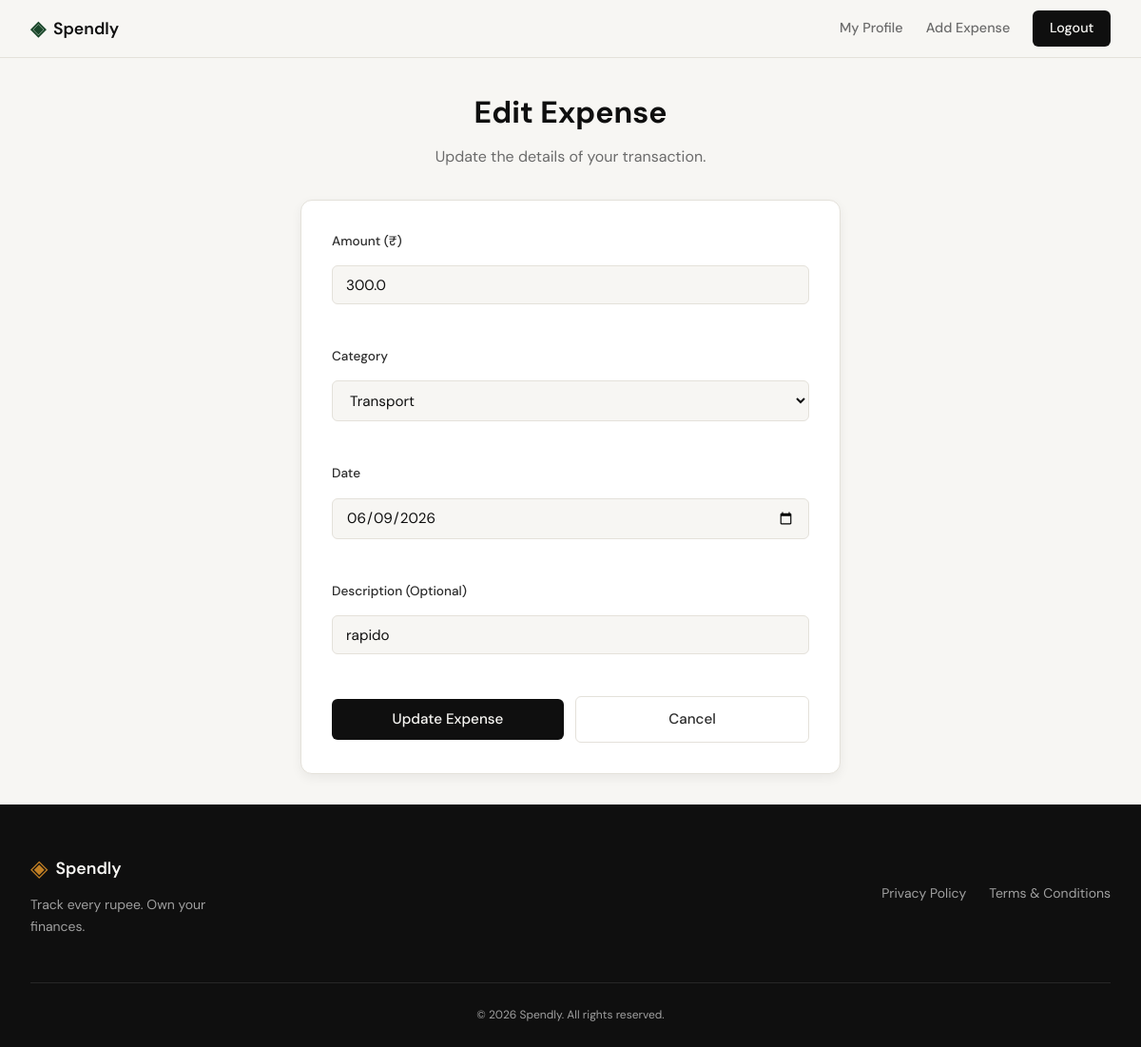
Screenshot of /expenses/27/edit (signed in) with the database file from the repository.
### tables this page shows
CREATE TABLE expenses (
            id INTEGER PRIMARY KEY AUTOINCREMENT,
            user_id INTEGER NOT NULL,
            amount REAL NOT NULL,
            category TEXT NOT NULL CHECK(category IN ('Food', 'Transport', 'Bills', 'Health', 'Entertainment', 'Shopping', 'Other')),
            date DATE NOT NULL,
            description TEXT,
            created_at TIMESTAMP DEFAULT CURRENT_TIMESTAMP,
            FOREIGN KEY (user_id) REFERENCES users (id) ON DELETE CASCADE
        );

### app.py (the view, shortened to what this page needs)
@app.route("/expenses/<int:id>/edit", methods=["GET", "POST"])
def edit_expense(id):  # noqa: A002 — 'id' is the URL param name; use expense_id internally
    expense_id = id  # rename to avoid shadowing Python built-in in the rest of the function
    user_id = session.get("user_id")
    if not user_id:
        flash("Please log in to edit an expense", "info")
        return redirect(url_for("login"))
    expense = db_get_expense_by_id(expense_id)
    if expense is None:
        abort(404)
    if expense["user_id"] != user_id:
        abort(403)
    return render_template("edit_expense.html", expense=expense)

### app.py (called while the page is built)
@app.teardown_appcontext
def teardown_db(exception):
    db = getattr(g, 'db', None)
    if db is not None:
        db.close()

### database/db.py (called while the page is built)
def get_db():
    if 'db' not in g:
        db_path = current_app.config.get('DATABASE', 'expense_tracker.db')
        g.db = sqlite3.connect(
            db_path,
            detect_types=sqlite3.PARSE_DECLTYPES
        )
        g.db.row_factory = sqlite3.Row
        g.db.execute('PRAGMA foreign_keys = ON')
    return g.db

def get_expense_by_id(expense_id):
    db = get_db()
    return db.execute('SELECT * FROM expenses WHERE id = ?', (expense_id,)).fetchone()

### templates/edit_expense.html (shortened to what this page needs)
{% extends "base.html" %}
{% block head %}
<link rel="stylesheet" href="{{ url_for('static', filename='css/edit_expense.css') }}">
{% endblock %}
{% block content %}
<div class="edit-container">
    <h1>Edit Expense</h1>
    <p class="subtitle">Update the details of your transaction.</p>
    <div class="form-card">
        <form action="{{ url_for('edit_expense', id=expense['id']) }}" method="POST" class="expense-form">
            <div class="form-group">
                <label for="amount">Amount (₹)</label>
                <input type="number" id="amount" name="amount" step="0.01" placeholder="0.00"
                       value="{{ expense['amount'] }}" required>
            </div>
            <div class="form-group">
                <label for="category">Category</label>
                <select id="category" name="category" required>
                    {% for cat in ['Food', 'Transport', 'Bills', 'Health', 'Entertainment', 'Shopping', 'Other'] %}
                    <option value="{{ cat }}" {% if expense['category'] == cat %}selected{% endif %}>{{ cat }}</option>
                    {% endfor %}
                </select>
            </div>
            <div class="form-group">
                <label for="date">Date</label>
                <input type="date" id="date" name="date" required value="{{ expense['date'] }}">
            </div>
            <div class="form-group">
                <label for="description">Description (Optional)</label>
                <input type="text" id="description" name="description" placeholder="What was this for?"
                       value="{{ expense['description'] or '' }}">
            </div>
            <div class="form-actions">
                <button type="submit" class="btn-primary">Update Expense</button>
                <a href="{{ url_for('profile') }}" class="btn-ghost">Cancel</a>
            </div>
        </form>
    </div>
</div>
{% endblock %}

### static/css/style.css (style rules this page uses)
:root { --ink: #0f0f0f; --ink-soft: #2d2d2d; --ink-muted: #6b6b6b; --ink-faint: #a0a0a0; --paper: #f7f6f3; --paper-warm: #f0ede6; --paper-card: #ffffff; --accent: #1a472a; --accent-light: #e8f0eb; --accent-2: #c17f24; --accent-2-light: #fdf3e3; --danger: #c0392b; --danger-light: #fdecea; --border: #e4e1da; --border-soft: #eeebe4; --font-display: 'DM Serif Display', Georgia, serif; --font-body: 'DM Sans', system-ui, sans-serif; --max-width: 1200px; --auth-width: 440px; --radius-sm: 6px; --radius-md: 12px; --radius-lg: 20px; }
*, *::before, *::after { box-sizing: border-box; margin: 0; padding: 0; }
html { font-size: 16px; scroll-behavior: smooth; }
body { background: var(--paper); color: var(--ink); font-family: var(--font-body); font-size: 1rem; line-height: 1.6; -webkit-font-smoothing: antialiased; }
a { color: inherit; text-decoration: none; }
.btn-primary { display: inline-block; background: var(--ink); color: var(--paper); padding: 0.65rem 1.5rem; border-radius: var(--radius-sm); font-family: var(--font-body); font-size: 0.9rem; font-weight: 500; cursor: pointer; border: none; transition: background 0.2s; text-decoration: none; }
.btn-ghost { display: inline-block; background: transparent; color: var(--ink-soft); padding: 0.65rem 1.5rem; border-radius: var(--radius-sm); font-size: 0.9rem; font-weight: 500; border: 1px solid var(--border); transition: all 0.2s; text-decoration: none; }
.form-group { margin-bottom: 1.25rem; }
.form-group label { display: block; font-size: 0.85rem; font-weight: 500; color: var(--ink-soft); margin-bottom: 0.4rem; }

### static/css/edit_expense.css (style rules this page uses)
.edit-container { max-width: 600px; margin: 0 auto; padding: 2rem 1rem; }
.edit-container h1 { text-align: center; margin-bottom: 0.5rem; }
.edit-container .subtitle { text-align: center; color: var(--ink-muted); margin-bottom: 2rem; }
.form-card { background: var(--paper-card); border: 1px solid var(--border); padding: 2rem; border-radius: var(--radius-md); box-shadow: 0 4px 12px rgba(0, 0, 0, 0.06); }
.expense-form { display: flex; flex-direction: column; gap: 1.5rem; }
.expense-form .form-group { display: flex; flex-direction: column; gap: 0.5rem; }
.expense-form .form-group label { font-size: 0.85rem; font-weight: 500; color: var(--ink-soft); }
.expense-form .form-group input, .expense-form .form-group select { width: 100%; padding: 0.6rem 0.875rem; border: 1px solid var(--border); border-radius: var(--radius-sm); font-family: var(--font-body); font-size: 0.95rem; color: var(--ink); background: var(--paper); outline: none; transition: border-color 0.2s; }
.form-actions { display: flex; gap: 0.75rem; align-items: center; }
.form-actions .btn-primary { flex: 1; text-align: center; padding: 0.7rem; font-size: 0.95rem; }
.form-actions .btn-ghost { flex: 1; text-align: center; padding: 0.7rem; font-size: 0.95rem; text-decoration: none; }

### rows the page displays
expenses: amount "300.0", category "Transport", date "06/09/2026", description "rapido"
